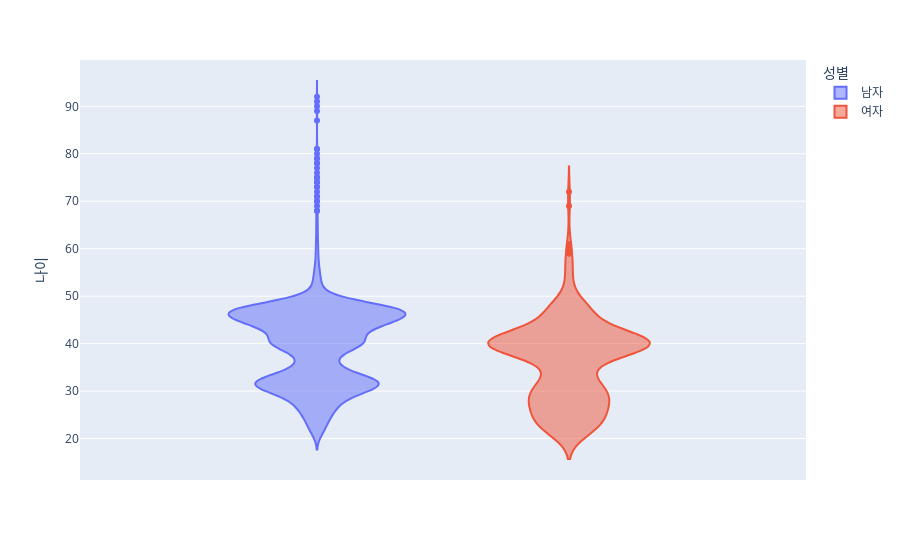

The notebook cell saved with this chart:
### Code cell
import plotly.express as px
fig = px.violin(df, y="나이", color="성별")
fig.show()

### Figure 1 — Plotly figure (JSON) as saved in the notebook; plotly's stock layout.template omitted (floating-point values rounded to 4 significant figures; data arrays with more than 128 entries replaced by an {"elided": "..."} marker saying what was removed)
{"data": [{"alignmentgroup": "True", "box": {"visible": false}, "hovertemplate": "성별=남자<br>나이=%{y}<extra></extra>", "legendgroup": "남자", "marker": {"color": "#636efa"}, "name": "남자", "offsetgroup": "남자", "orientation": "v", "scalegroup": "True", "showlegend": true, "type": "violin", "x0": " ", "xaxis": "x", "y": {"elided": "4560 int values"}, "y0": " ", "yaxis": "y"}, {"alignmentgroup": "True", "box": {"visible": false}, "hovertemplate": "성별=여자<br>나이=%{y}<extra></extra>", "legendgroup": "여자", "marker": {"color": "#EF553B"}, "name": "여자", "offsetgroup": "여자", "orientation": "v", "scalegroup": "True", "showlegend": true, "type": "violin", "x0": " ", "xaxis": "x", "y": {"elided": "364 int values"}, "y0": " ", "yaxis": "y"}], "layout": {"legend": {"title": {"text": "성별"}, "tracegroupgap": 0}, "margin": {"t": 60}, "violinmode": "group", "xaxis": {"anchor": "y", "domain": [0, 1]}, "yaxis": {"anchor": "x", "domain": [0, 1], "title": {"text": "나이"}}}}
